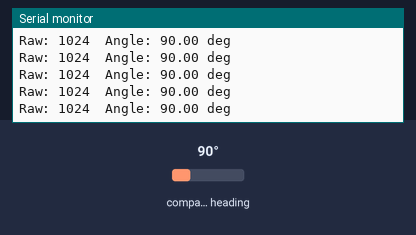
Recording of a sketch running on a simulated Arduino Uno, built with avr-gcc and run on an emulated ATmega328P. Parts: the last lines printed to the serial monitor. Wiring (inferred from the names in the program): AS5600 angle sensor at I2C address 0x36. Inputs (shaded band) come from the test bench; at power-on: compass heading 90°.

Above: at 2.2 s.
2.3 s: compass heading set to 7°
At 2.57 s:
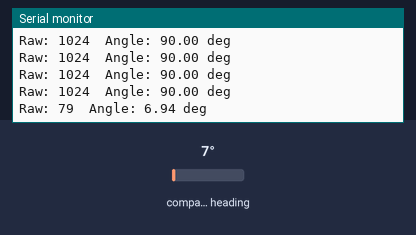
3.8 s: compass heading set to 180°
At 3.98 s:
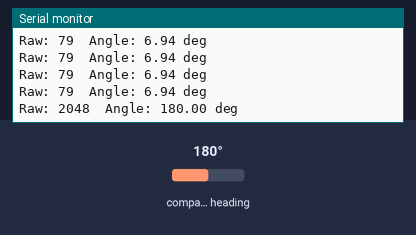
Timing chart, 0 to 6.8 s (numbered marks = the images above; inputs shaded):
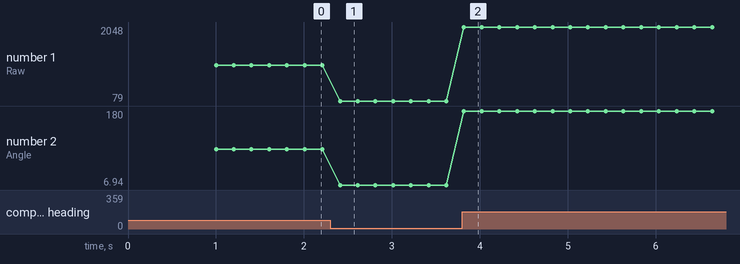

Measured:
- after the input at 2.3 s, the serial monitor: prints a new line after 0.11 s (image 1)
- after the input at 3.8 s, the serial monitor: prints a new line at once (image 2)
- plotted number 1: 1024 → 79 after the input at 2.3 s, 79 → 2048 after the input at 3.8 s
- plotted number 2: 90 → 6.94 after the input at 2.3 s, 6.94 → 180 after the input at 3.8 s

The sketch:

sketch_feb26b.ino
```cpp
#include <Wire.h>

#define AS5600_ADDR 0x36
#define ANGLE_REG 0x0E   // Raw angle MSB

void setup() {
  Serial.begin(115200);
  delay(1000);

  Wire.begin();  // ESP8266: Wire.begin(D2, D1); falls nötig
  Serial.println("AS5600 Test gestartet...");
}

uint16_t readRawAngle() {
  Wire.beginTransmission(AS5600_ADDR);
  Wire.write(ANGLE_REG);
  Wire.endTransmission();

  Wire.requestFrom(AS5600_ADDR, 2);
  if (Wire.available() == 2) {
    uint8_t highByte = Wire.read();
    uint8_t lowByte  = Wire.read();
    return ((highByte << 8) | lowByte) & 0x0FFF; // 12 Bit
  }
  return 0;
}

void loop() {
  uint16_t raw = readRawAngle();
  float angleDeg = raw * 360.0 / 4096.0;

  Serial.print("Raw: ");
  Serial.print(raw);
  Serial.print("  Angle: ");
  Serial.print(angleDeg);
  Serial.println(" deg");

  delay(200);
}
```
